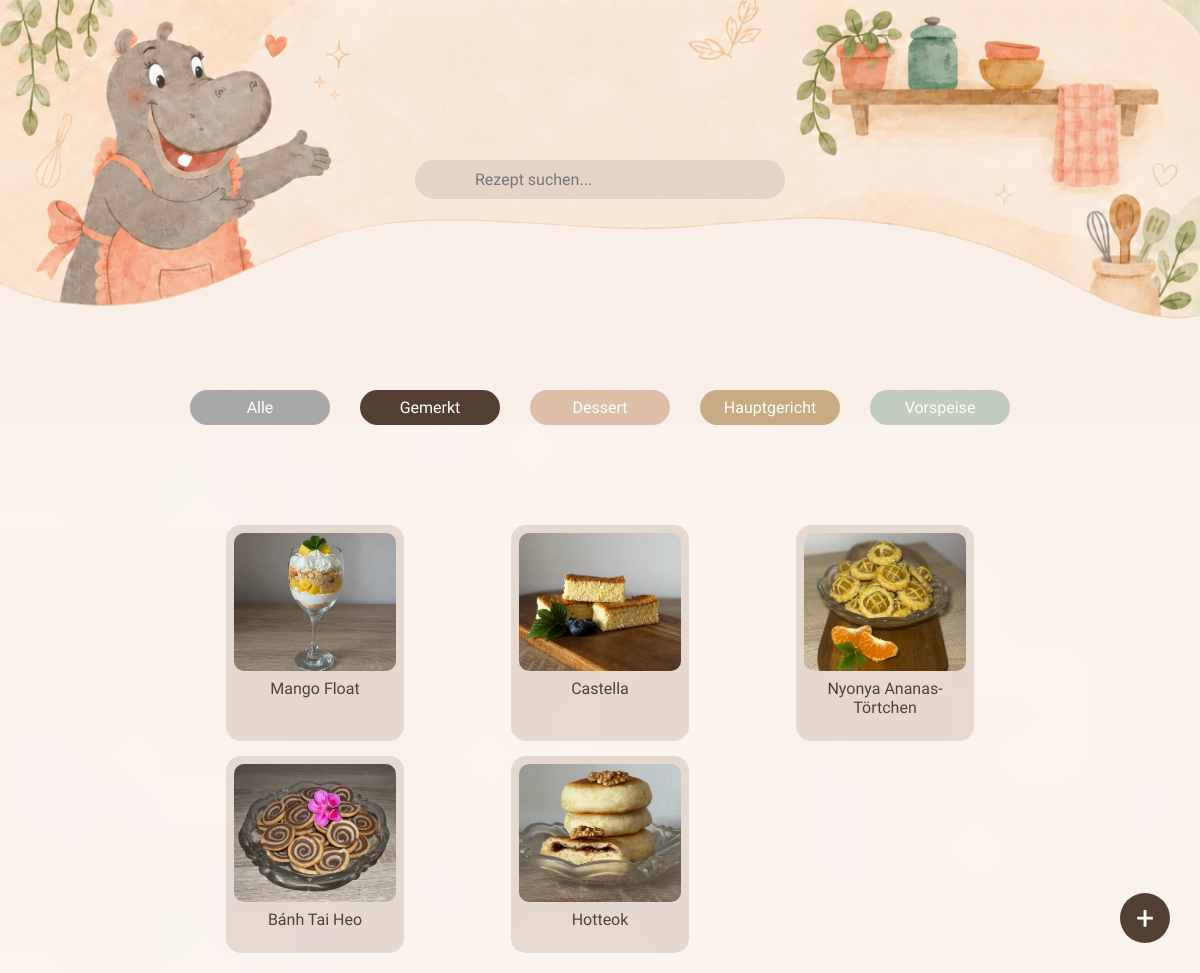
Page /recipes?category_id=1 on the committed database.
### app.py (models this page shows)
class Category(db.Model):
  id = db.Column(db.Integer, primary_key=True)
  name = db.Column(db.String(50), nullable=False)

class Recipe(db.Model):
  id = db.Column(db.Integer, primary_key=True)
  name = db.Column(db.String(100), nullable=False)
  description = db.Column(db.String(500), nullable=False)
  image = db.Column(db.String(200))
  preparation_time = db.Column(db.Integer, nullable=False)
  portions = db.Column(db.Integer, nullable=False)
  difficulty = db.Column(db.String(50), nullable=False)
  category_id = db.Column(db.Integer, db.ForeignKey('category.id'))
  category = db.relationship('Category', backref='recipes')
  is_default = db.Column(db.Boolean, default=False, nullable=False)

### app.py (the view, shortened to what this page needs)
@recipe_app.route('/recipes')
def home():
  category_id = request.args.get('category_id', type=int)
  search = request.args.get('search', '').strip()
  query = Recipe.query
  if category_id:
      query = query.filter_by(category_id=category_id)
  recipes = query.all()
  categories = Category.query.all()
  return render_template('index.html', recipes=recipes, categories=categories, selected_category=category_id, search=search)

### templates/index.html (shortened to what this page needs)
<!DOCTYPE html>
<html lang="de">
  <head>
    <link rel="stylesheet" href="{{ url_for('static', filename='css/style.css') }}">
  </head>
  <body class="index-body">
    <div class="search-bar">
      <input type="text" id="search-input" placeholder="Rezept suchen..." value="{{ search }}">
    </div>
    <div class="category-filter">
      <a href="{{ url_for('home') }}" class="category-badge all">Alle</a>
      <a href="#" class="category-badge favorites-btn" id="liked-filter">Gemerkt</a>
      {% for category in categories %}
      <a href="{{ url_for('home', category_id=category.id) }}"
        class="category-badge {% if category.name == 'Vorspeise' %}appetizer{% elif category.name == 'Hauptgericht' %}main{% elif category.name == 'Dessert' %}dessert{% endif %}">
        {{ category.name }}
      </a>
      {% endfor %}
    </div>
    <div class="recipe-grid">
      {% for recipe in recipes %}
      <a href="{{ url_for('recipe_detail', id=recipe.id) }}" class="recipe-card">
        <img src="{{ url_for('static', filename='images/recipes/' + recipe.image) }}" class="recipe-image">
        <p class="recipe-name">{{ recipe.name }}</p>
      </a>
      {% endfor %}
    </div>
    <div class="create-button">
      <a href="{{ url_for('create_recipe') }}">+</a>
    </div>
  </body>
</html>

### static/css/style.css (style rules this page uses)
html, body { margin: 0; padding: 0; overflow-x: hidden; }
.index-body { min-height: 100vh; background-image: url("/static/images/index.png"), url("/static/images/index-extension.png"); background-size: 100% auto, 100% auto; background-position: top left, bottom left; background-repeat: no-repeat, repeat-y; margin: 0; padding: 0; }
.recipe-grid { display: grid; grid-template-columns: repeat(3, 1fr); gap: 15px; width: 70%; margin: 350px auto 20px auto; }
.recipe-card { background-color: rgba(216, 200, 188, 0.6); border-radius: 15px; padding: 8px; text-decoration: none; color: black; display: flex; flex-direction: column; align-items: center; width: 60%; margin: 0 auto; }
.recipe-image { width: 100%; height: auto; object-fit: contain; border-radius: 10px; }
.recipe-name { font-family: 'Cause', sans-serif; margin-top: 8px; font-size: 1rem; text-align: center; font-weight: 500; color: #534032; }
.category-filter { display: flex; justify-content: center; gap: 30px; margin-top: 390px; margin-bottom: -250px; }
.category-badge { width: 140px; height: 35px; display: flex; justify-content: center; align-items: center; border-radius: 30px; text-decoration: none; font-family: 'Cause', sans-serif; font-size: 1rem; color: white; }
.appetizer { background-color: #c1ccbc; }
.main { background-color: #c7ab82; }
.dessert { background-color: #ddbfa9; }
.all { background-color: #a8a8a8; }
.category-badge.favorites-btn { background: #534032; color: white; border: none; cursor: pointer; }
.search-bar { position: absolute; top: 160px; left: 50%; transform: translateX(-50%); }
.search-bar input { padding: 10px 60px; border-radius: 20px; border: none; background-color: rgba(216, 200, 188, 0.6); font-family: 'Cause', sans-serif; color: #534032; font-size: 1rem; width: 250px; outline: none; }
.create-button { position: fixed; bottom: 30px; right: 30px; }
.create-button a { display: flex; justify-content: center; align-items: center; width: 50px; height: 50px; border-radius: 50%; background-color: #534032; color: white; text-decoration: none; font-size: 2rem; font-family: 'Cause', sans-serif; }

### rows in the picture
Category: name "Dessert"
Category: name "Hauptgericht"
Category: name "Vorspeise"
Recipe: image (picture), name "Mango Float"
Recipe: image (picture), name "Castella"
Recipe: image (picture), name "Nyonya Ananas-Törtchen"
Recipe: image (picture), name "Bánh Tai Heo"
Recipe: image (picture), name "Hotteok"
